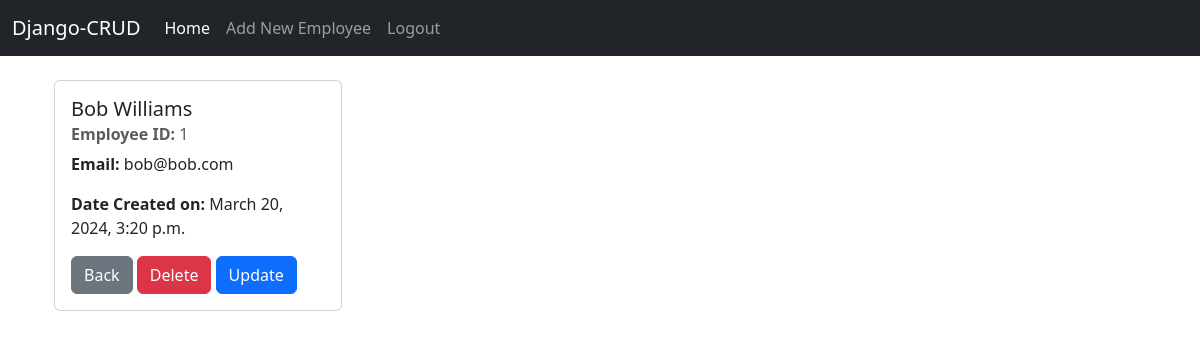
Page /employee/1/ (signed in) on the committed database.
### website/models.py (models this page shows, shortened)
class Employee(models.Model):
    emp_id = models.AutoField(primary_key=True)
    first_name = models.CharField(max_length=100)
    last_name = models.CharField(max_length=200)
    email = models.EmailField()
    created_at = models.DateTimeField(auto_now_add = True)

### website/views.py (the view)
# urls.py: path('employee/<int:pk>/', views.employee_view, name='employee_detail'),
def employee_view(request,pk):
    if request.user.is_authenticated:
        current_employee = Employee.objects.get(pk=pk)
        return render(request, 'website/employee.html', {'emp' : current_employee})
    else:
        return redirect('home')

### website/templates/website/employee.html (shortened to what this page needs)
{% extends 'website/base.html' %}
{% block content %}
    <div class="container">
        <div class="card" style="width: 18rem;">
        <div class="card-body">
        <h5 class="card-title">{{emp.first_name}} {{emp.last_name}}</h5>
        <h6 class="card-subtitle mb-2 text-body-secondary"><strong>Employee ID: </strong>{{emp.emp_id}}</h6>
        <p class="card-text"><strong>Email: </strong> {{emp.email}}</p>
        <p class="card-text"><strong>Date Created on: </strong> {{emp.created_at}}</p>
        <a href="{% url 'home' %}" class="btn btn-secondary">Back</a>
        <a href="{% url 'delete' emp.pk %}" class="btn btn-danger">Delete</a>
        <a href="{% url 'update' emp.pk %}" class="btn btn-primary">Update</a>
    </div>
</div>
    </div>
{% endblock %}

### rows in the picture
Employee: first_name "Bob", last_name "Williams", emp_id "1", email "bob@bob.com", created_at "March 20, 2024, 3:20 p.m."
